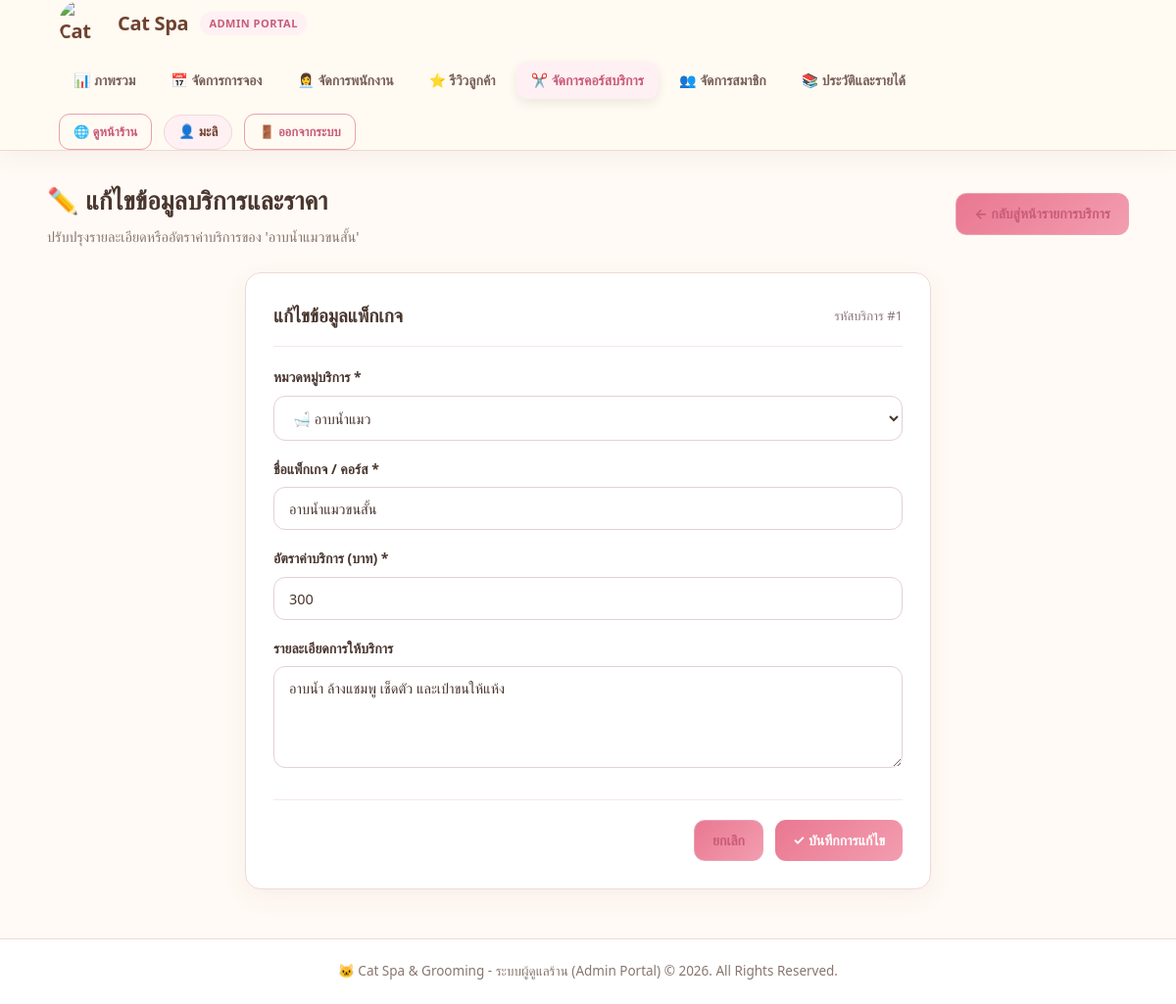
Page /admin/services/1/edit (signed in) on the committed database.
### tables this page shows
CREATE TABLE services (
            service_id INTEGER PRIMARY KEY AUTOINCREMENT,
            category TEXT NOT NULL,
            service_name TEXT NOT NULL,
            description TEXT,
            price INTEGER NOT NULL CHECK(price >= 0),
            is_active INTEGER NOT NULL DEFAULT 1,
            created_at TEXT DEFAULT CURRENT_TIMESTAMP
        );

### app.py (the view, shortened to what this page needs)
@app.route("/admin/services/<int:service_id>/edit", methods=["GET", "POST"])
@admin_required
def edit_service(service_id):
    connection = get_db_connection()
    service = connection.execute("""
        SELECT * FROM services WHERE service_id = ?
    """, (service_id,)).fetchone()
    if service is None:
        connection.close()
        flash("ไม่พบบริการที่ต้องการแก้ไข", "error")
        return redirect(url_for("admin_services"))
    connection.close()
    return render_template("edit_service.html", service=service)

### app.py (called while the page is built, shortened)
def admin_required(view_function):
    @wraps(view_function)
    def wrapper(*args, **kwargs):
        if "user_id" not in session:
            return redirect(url_for("login"))
        if session.get("role") != "admin":
            flash("คุณไม่มีสิทธิ์เข้าถึงหน้านี้", "error")
            return redirect(url_for("dashboard"))
        return view_function(*args, **kwargs)
    return wrapper

@app.context_processor
def inject_notifications():
    return {
        "customer_notifications": [],
        "unread_notifications_count": 0,
        "urgent_notifications": [],
        "urgent_notifications_count": 0,
        "review_notifications": []
    }

### database.py (called while the page is built)
def get_db_connection():
    connection = sqlite3.connect(DATABASE)
    connection.row_factory = sqlite3.Row
    return connection

### templates/edit_service.html (shortened to what this page needs)
{% extends "admin_base.html" %}
{% block content %}
<div class="admin-page-header">
    <div class="page-title">
        <h1>✏️ แก้ไขข้อมูลบริการและราคา</h1>
        <p>ปรับปรุงรายละเอียดหรืออัตราค่าบริการของ '{{ service['service_name'] }}'</p>
    </div>
    <div class="header-actions">
        <a href="{{ url_for('admin_services') }}" class="admin-btn admin-btn-outline-primary">
            ← กลับสู่หน้ารายการบริการ
        </a>
    </div>
</div>
<div class="admin-card" style="max-width: 700px; margin: 0 auto;">
    <div class="admin-card-header">
        <h2>แก้ไขข้อมูลแพ็กเกจ</h2>
        <span style="font-size: 13px; color: #88727d;">รหัสบริการ #{{ service['service_id'] }}</span>
    </div>
    <form method="POST">
        <div class="admin-form-group">
            <label for="category">หมวดหมู่บริการ *</label>
            <select name="category" id="category" class="admin-form-control" required>
                {% for cat in ['อาบน้ำแมว', 'สปาแมว', 'ตัดแต่งขน', 'ตัดเล็บ'] %}
                    <option value="{{ cat }}" {% if service['category'] == cat %}selected{% endif %}>
                        {% if cat == 'อาบน้ำแมว' %}🛁{% elif cat == 'สปาแมว' %}🧴{% elif cat == 'ตัดแต่งขน' %}✂️{% elif cat == 'ตัดเล็บ' %}🐾{% endif %}
                        {{ cat }}
                    </option>
                {% endfor %}
            </select>
        </div>
        <div class="admin-form-group">
            <label for="service_name">ชื่อแพ็กเกจ / คอร์ส *</label>
            <input type="text" name="service_name" id="service_name" class="admin-form-control" value="{{ service['service_name'] }}" required>
        </div>
        <div class="admin-form-group">
            <label for="price">อัตราค่าบริการ (บาท) *</label>
            <input type="number" name="price" id="price" min="0" step="1" class="admin-form-control" value="{{ service['price'] }}" required>
        </div>
        <div class="admin-form-group">
            <label for="description">รายละเอียดการให้บริการ</label>
            <textarea name="description" id="description" rows="4" class="admin-form-control" placeholder="ระบุสิ่งที่รวมในบริการ">{{ service['description'] or '' }}</textarea>
        </div>
        <div style="display: flex; justify-content: flex-end; gap: 12px; margin-top: 24px; border-top: 1px solid #f6e8ee; padding-top: 20px;">
            <a href="{{ url_for('admin_services') }}" class="admin-btn admin-btn-outline-primary">
                ยกเลิก
            </a>
            <button type="submit" class="admin-btn admin-btn-primary">
                ✓ บันทึกการแก้ไข
            </button>
        </div>
    </form>
</div>
{% endblock %}

### static/css/admin.css (style rules this page uses)
:root { --admin-primary: #e85d87; --admin-primary-dark: #d2436f; --admin-primary-light: #fef0f4; --admin-text-main: #3d3136; --admin-text-muted: #7f6e76; --admin-border: #f2dfe6; --admin-card-bg: #ffffff; --admin-body-bg: #fcf8fa; --admin-radius: 18px; --admin-shadow: 0 8px 24px rgba(216, 75, 119, 0.06); --admin-shadow-hover: 0 12px 32px rgba(216, 75, 119, 0.12); --status-pending-bg: #fff8e6; --status-pending-text: #946200; --status-pending-border: #ffe8a3; --status-confirmed-bg: #eafaf1; --status-confirmed-text: #147a46; --status-confirmed-border: #bbf0d0; --status-completed-bg: #e8f4fd; --status-completed-text: #0d6efd; --status-completed-border: #b8dcfe; --status-rejected-bg: #fef0f0; --status-rejected-text: #cf222e; --status-rejected-border: #fbc8cb; }
* { box-sizing: border-box; margin: 0; padding: 0; }
body.admin-body { font-family: "Segoe UI", -apple-system, BlinkMacSystemFont, Tahoma, sans-serif; background-color: var(--admin-body-bg); color: var(--admin-text-main); line-height: 1.6; min-height: 100vh; display: flex; flex-direction: column; }
.admin-page-header { display: flex; justify-content: space-between; align-items: center; margin-bottom: 25px; flex-wrap: wrap; gap: 15px; }
.admin-page-header .page-title h1 { font-size: 26px; font-weight: 800; color: var(--admin-text-main); display: flex; align-items: center; gap: 10px; }
.admin-page-header .page-title p { color: var(--admin-text-muted); font-size: 14.5px; margin-top: 4px; }
.admin-card { background: var(--admin-card-bg); border: 1px solid var(--admin-border); border-radius: var(--admin-radius); padding: 28px; box-shadow: var(--admin-shadow); margin-bottom: 25px; }
.admin-card-header { display: flex; justify-content: space-between; align-items: center; margin-bottom: 20px; padding-bottom: 16px; border-bottom: 1px solid #f6e8ee; flex-wrap: wrap; gap: 12px; }
.admin-card-header h2, .admin-card-header h3 { font-size: 19px; font-weight: 700; color: var(--admin-text-main); display: flex; align-items: center; gap: 8px; }
.admin-btn { padding: 9px 18px; border-radius: 10px; border: none; font-size: 14px; font-weight: 700; cursor: pointer; font-family: inherit; text-decoration: none; display: inline-flex; align-items: center; gap: 6px; transition: all 0.2s ease; }
.admin-btn-primary { background: var(--admin-primary); color: white; }
.admin-btn-outline-primary { background: white; color: var(--admin-primary); border: 1px solid var(--admin-primary); }
.admin-form-group { margin-bottom: 18px; }
.admin-form-group label { display: block; font-weight: 700; font-size: 14px; margin-bottom: 7px; color: var(--admin-text-main); }
.admin-form-control { width: 100%; padding: 11px 15px; border: 1px solid #e5cfd8; border-radius: 12px; font-size: 14.5px; color: var(--admin-text-main); background: white; font-family: inherit; transition: border-color 0.2s, box-shadow 0.2s; }
:root { --admin-primary: #e97891; --admin-primary-dark: #c95b78; --admin-primary-light: #fff0f3; --admin-text-main: #49362f; --admin-text-muted: #89766f; --admin-border: #f0d9d6; --admin-card-bg: #fffdfb; --admin-body-bg: #fffaf5; --admin-radius: 18px; --admin-shadow: 0 12px 30px rgba(151, 92, 85, .09); }
body.admin-body { background: #fffaf5; color: #49362f; }
.admin-btn, .admin-btn-primary { background: linear-gradient(135deg,#e97891,#f39db0); border-color: transparent; color: #fff; border-radius: 11px; }
.admin-btn-outline, .admin-btn-outline-primary { border-color: #e9a0af; color: #c95b78; border-radius: 11px; }
.admin-card, .stat-card, .admin-panel, .admin-table-wrapper, .admin-filter-bar, .booking-card, .member-card, .service-admin-card { border-color: #f0d9d6; border-radius: 16px; box-shadow: 0 8px 24px rgba(151,92,85,.07); }
.admin-card, .stat-card, .admin-panel, .admin-table-wrapper, .admin-filter-bar { background: #fff; }
.admin-page-header h1, .page-title h1 { color: #70422f; }

### rows in the picture
services: service_name "อาบน้ำแมวขนสั้น", service_id "1", category "🛁 อาบน้ำแมว", price "300", description "อาบน้ำ ล้างแชมพู เช็ดตัว และเป่าขนให้แห้ง"

### other values in the picture
{{ session.get('name', 'Admin') }} "มะลิ"
